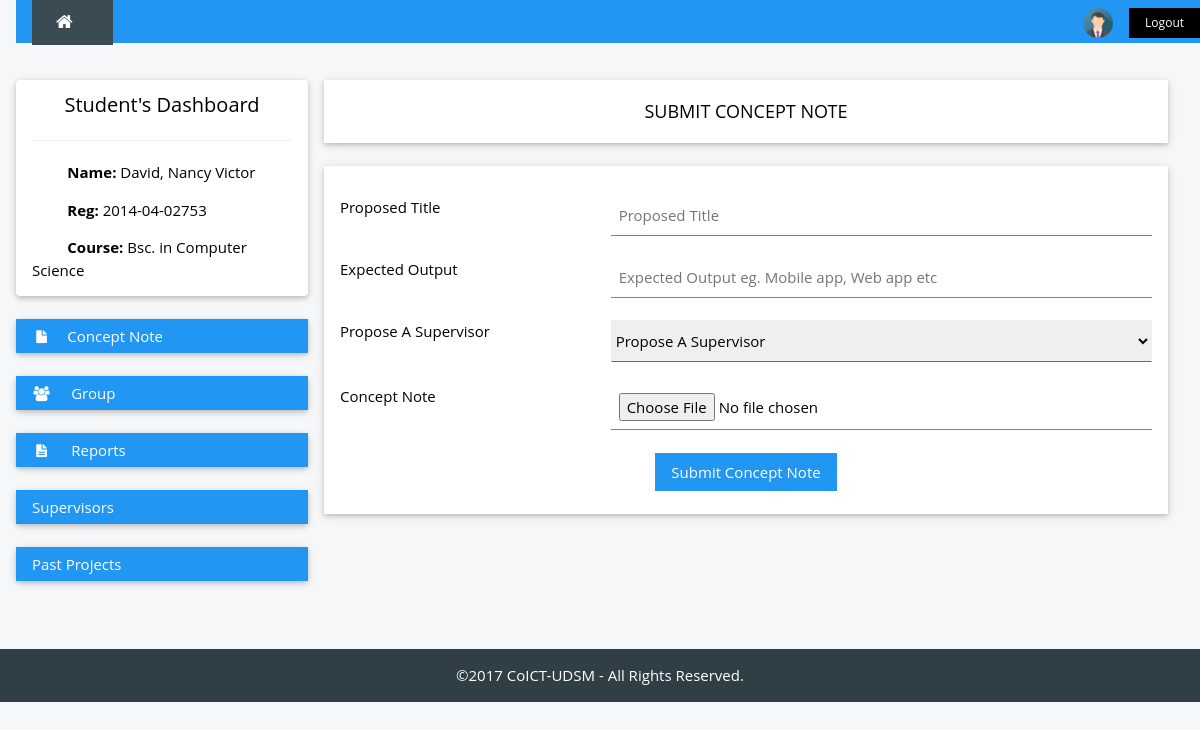
Page /student/conceptnote.php (signed in) on the committed database.
### tables this page shows
CREATE TABLE `student` (
  `regNo` varchar(13) NOT NULL,
  `fName` varchar(25) NOT NULL,
  `mName` varchar(25) DEFAULT NULL,
  `lName` varchar(25) NOT NULL,
  `email` varchar(30) NOT NULL,
  `phoneNo` varchar(20) NOT NULL,
  `course` varchar(50) NOT NULL
);

### student/conceptnote.php (the view, shortened to what this page needs)
<div class="w3-container w3-content" style="max-width:1400px;margin-top:80px">
  <div class="w3-row">
    <div class="w3-col m3">
      <?php include 'stu-nav.php';     ?>
      <br />
    </div>
    <div class="w3-col m9">
      <div id="main">
          <div class="w3-row-padding">
            <div class="w3-col m12">
              <div class="w3-card-2 w3-white">
                <div class="w3-container w3-padding">
                  <h5 class="w3-center">SUBMIT CONCEPT NOTE</h5>
                </div>
              </div>
            </div>
          </div>
        <br />
       <div class="w3-row-padding">
        <div class="w3-col m12">
          <div class="w3-card-2 w3-white">
            <div class="w3-container w3-padding">
            <form action="<?php echo htmlspecialchars($_SERVER['PHP_SELF']); ?>" method="POST" enctype="multipart/form-data" >
              <br />
              <div class="w3-row">
                <div class="w3-col m4">Proposed Title   </div>
                <div class="w3-col m8">
                  <input type="text" name="title" class="w3-input" placeholder="Proposed Title" >
                </div>
              </div><br />
              <div class="w3-row">
                <div class="w3-col m4">Expected Output   </div>
                <div class="w3-col m8">
                      <input type="text" name="exout" class="w3-input" placeholder="Expected Output eg. Mobile app, Web app etc" >
                </div>
              </div><br />
              <div class="w3-row">
                <div class="w3-col m4">Propose A Supervisor </div>
                <div class="w3-col m8">
                  <select class="w3-select" name="propsup">
                  <option value="" >Propose A Supervisor</option>
                  </select>
                </div>
              </div><br />
              <div class="w3-row">
                <div class="w3-col m4">Concept Note </div>
                <div class="w3-col m8">
                    <input type="file" name="concept" class="w3-input" >
                </div>
              </div><br />
              <div class="w3-center">
                <button type="submit" name="submit" class="w3-padding w3-btn w3-blue">Submit Concept Note</button>
              </div>
            </form>
            </div>
          </div>
        </div>
      </div>
      </div>
    </div>
  </div>
</div>
<?php include '..\footer.php'; ?>

### student/stu-nav.php (shortened to what this page needs)
<?php include '../header.php';
  $get_user = $_SESSION['id'];
  $result = mysqli_query($dbcon, "SELECT * FROM student WHERE regNo = '$get_user'") or die(mysqli_error());
  $user_row = mysqli_fetch_array($result);
?>
<div class="w3-card-2 w3-round w3-white">
        <div class="w3-container">
        <h4 class="w3-center">Student's Dashboard</h4>
         <hr>
         <p><i class="fa fa-fw w3-margin-right w3-text-theme"></i><strong>Name:</strong> <?php echo $user_row['lName'].", ".$user_row['fName']." ".$user_row['mName'] ?> </p>
         <p><i class="fa fa-fw w3-margin-right w3-text-theme"></i><strong>Reg:</strong> <?php echo $user_row['regNo'];  ?></p>
         <p><i class="fa fa-fw w3-margin-right w3-text-theme"></i><strong>Course:</strong>  <?php echo $user_row['course']; ?></p >
        </div>
      </div>
      <br />
      <div class="w3-card-2 w3-round">
        <div class="w3-white">
          <button onclick="myFunction('Demo1')" class="w3-btn-block w3-blue w3-left-align"><i class="fa fa-file fa-fw w3-margin-right"></i>Concept Note</button>
        </div>
      </div>
      <br />
      <div class="w3-card-2 w3-round">
        <div class="w3-white">
          <button onclick="myFunction('Demo2')" class="w3-btn-block w3-blue w3-left-align"><i class="fa fa-users fa-fw w3-margin-right"></i> Group </button>
        </div>
      </div>
      <br />
      <div class="w3-card-2 w3-round">
        <div class="w3-white">
          <button onclick="myFunction('Demo3')" class="w3-btn-block w3-blue w3-left-align"><i class="fa fa-file-text fa-fw w3-margin-right"></i> Reports</button>
        </div>
      </div>
      <br />
        <div class="w3-card-2 w3-round w3-white w3-center">
          <button class="w3-btn-block w3-blue w3-left-align" onclick="loadSupervisors();"> Supervisors </button>
      </div>
      <br />
      <div class="w3-card-2 w3-round w3-white w3-center">
          <button class="w3-btn-block w3-blue w3-left-align" onclick="">Past Projects</button>
      </div>
      <br />

### styles/w3-theme-blue-grey.css (style rules this page uses)
.w3-theme-l5 { color:#000 !important; background-color:#f5f7f8 !important }

### header.php (style rules this page uses)
html,body,h1,h2,h3,h4,h5 { font-family: "Open Sans", sans-serif }

### rows in the picture
student: lName "David", fName "Nancy", mName "Victor", regNo "2014-04-02753", course "Bsc. in Computer Science"

### other values in the picture
$yr[year] "2017"
